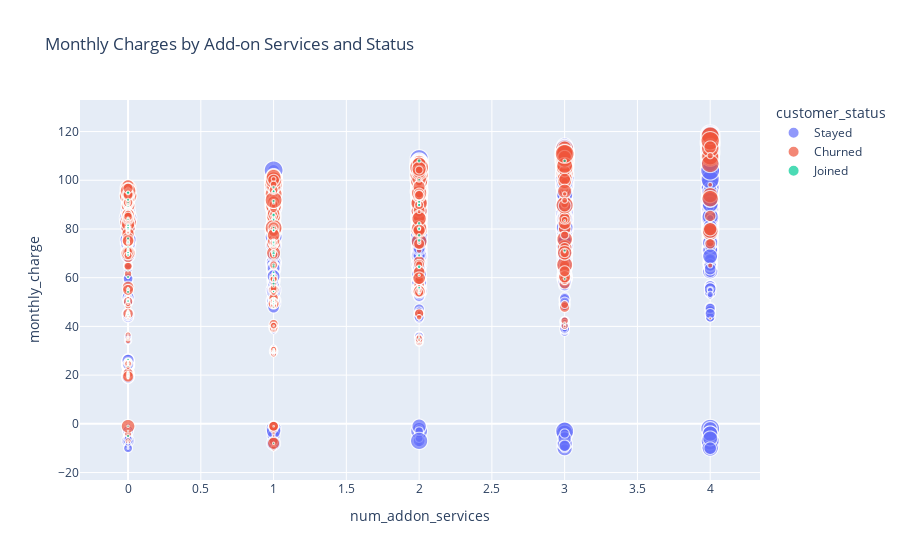

Notebook cell for this chart:
### Code cell
fig = px.scatter(df, x='num_addon_services', y='monthly_charge',
                 color='customer_status',
                 size='total_revenue',
                 title='Monthly Charges by Add-on Services and Status')

fig.show()

### Figure 1 — Plotly figure (JSON) as saved in the notebook; plotly's stock layout.template omitted (floating-point values rounded to 4 significant figures; data arrays with more than 128 entries replaced by an {"elided": "..."} marker saying what was removed)
{"data": [{"hovertemplate": "customer_status=Stayed<br>num_addon_services=%{x}<br>monthly_charge=%{y}<br>total_revenue=%{marker.size}<extra></extra>", "legendgroup": "Stayed", "marker": {"color": "#636efa", "size": {"elided": "4720 float values"}, "sizemode": "area", "sizeref": 29.95, "symbol": "circle"}, "mode": "markers", "name": "Stayed", "showlegend": true, "type": "scattergl", "x": {"elided": "4720 int values"}, "xaxis": "x", "y": {"elided": "4720 float values"}, "yaxis": "y"}, {"hovertemplate": "customer_status=Churned<br>num_addon_services=%{x}<br>monthly_charge=%{y}<br>total_revenue=%{marker.size}<extra></extra>", "legendgroup": "Churned", "marker": {"color": "#EF553B", "size": {"elided": "1869 float values"}, "sizemode": "area", "sizeref": 29.95, "symbol": "circle"}, "mode": "markers", "name": "Churned", "showlegend": true, "type": "scattergl", "x": {"elided": "1869 int values"}, "xaxis": "x", "y": {"elided": "1869 float values"}, "yaxis": "y"}, {"hovertemplate": "customer_status=Joined<br>num_addon_services=%{x}<br>monthly_charge=%{y}<br>total_revenue=%{marker.size}<extra></extra>", "legendgroup": "Joined", "marker": {"color": "#00cc96", "size": {"elided": "454 float values"}, "sizemode": "area", "sizeref": 29.95, "symbol": "circle"}, "mode": "markers", "name": "Joined", "showlegend": true, "type": "scattergl", "x": {"elided": "454 int values"}, "xaxis": "x", "y": {"elided": "454 float values"}, "yaxis": "y"}], "layout": {"legend": {"itemsizing": "constant", "title": {"text": "customer_status"}, "tracegroupgap": 0}, "title": {"text": "Monthly Charges by Add-on Services and Status"}, "xaxis": {"anchor": "y", "domain": [0, 1], "title": {"text": "num_addon_services"}}, "yaxis": {"anchor": "x", "domain": [0, 1], "title": {"text": "monthly_charge"}}}}
